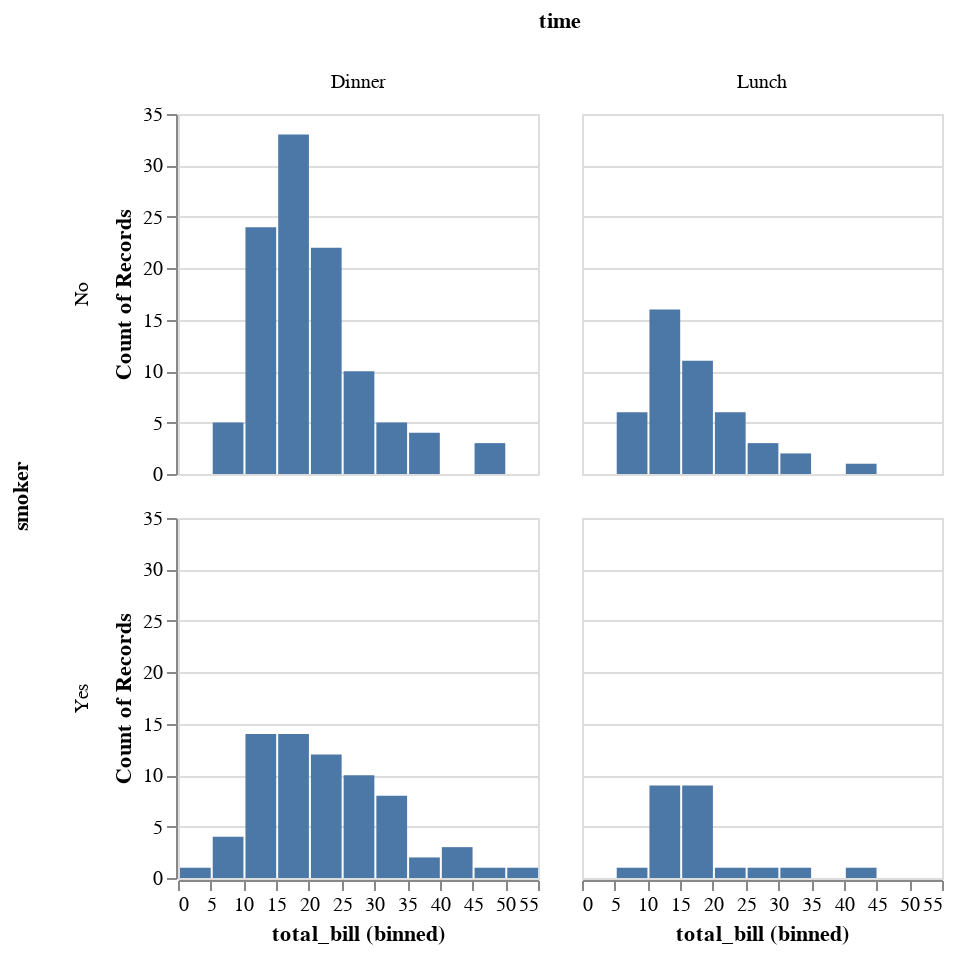

Here is the notebook cell this chart was saved with:
### Code cell
c = salt.FacetGrid(tips, col="time",  row="smoker")
display(c.map_dataframe(palt.hist, "total_bill"))

g = sns.FacetGrid(tips, col="time",  row="smoker")
g = g.map(plt.hist, "total_bill")

### Figure 1 — Vega-Lite specification as saved in the notebook (floating-point values rounded to 4 significant figures; data arrays with more than 128 entries replaced by an {"elided": "..."} marker saying what was removed)
{"$schema": "https://vega.github.io/schema/vega-lite/v2.4.1.json", "config": {"view": {"height": 300, "width": 400}}, "data": {"values": {"elided": "244 records"}}, "facet": {"column": {"field": "time", "type": "nominal"}, "row": {"field": "smoker", "type": "nominal"}}, "spec": {"encoding": {"x": {"bin": true, "field": "total_bill", "type": "quantitative"}, "y": {"aggregate": "count", "type": "quantitative"}}, "height": 180, "mark": "bar", "selection": {"selector001": {"bind": "scales", "encodings": ["x", "y"], "mark": {"fill": "#333", "fillOpacity": 0.125, "stroke": "white"}, "on": "[mousedown, window:mouseup] > window:mousemove!", "resolve": "global", "translate": "[mousedown, window:mouseup] > window:mousemove!", "type": "interval", "zoom": "wheel!"}}, "width": 180}}
